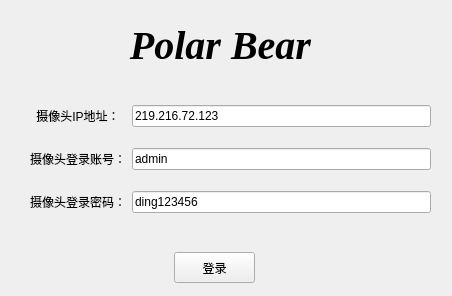
<?xml version="1.0" encoding="UTF-8"?>
<ui version="4.0">
 <class>Form</class>
 <widget class="QWidget" name="Form">
  <property name="geometry">
   <rect>
    <x>0</x>
    <y>0</y>
    <width>452</width>
    <height>296</height>
   </rect>
  </property>
  <property name="windowTitle">
   <string>Polar Bear Login</string>
  </property>
  <widget class="QLabel" name="tilte_label">
   <property name="geometry">
    <rect>
     <x>110</x>
     <y>20</y>
     <width>221</width>
     <height>51</height>
    </rect>
   </property>
   <property name="font">
    <font>
     <family>Times New Roman</family>
     <pointsize>30</pointsize>
     <weight>75</weight>
     <italic>true</italic>
     <bold>true</bold>
    </font>
   </property>
   <property name="text">
    <string>Polar Bear</string>
   </property>
   <property name="alignment">
    <set>Qt::AlignCenter</set>
   </property>
  </widget>
  <widget class="QWidget" name="layoutWidget">
   <property name="geometry">
    <rect>
     <x>30</x>
     <y>90</y>
     <width>401</width>
     <height>141</height>
    </rect>
   </property>
   <layout class="QGridLayout" name="gridLayout">
    <item row="0" column="0">
     <widget class="QLabel" name="label">
      <property name="text">
       <string>摄像头IP地址：</string>
      </property>
      <property name="alignment">
       <set>Qt::AlignCenter</set>
      </property>
     </widget>
    </item>
    <item row="0" column="1">
     <widget class="QLineEdit" name="ip_line">
      <property name="text">
       <string>219.216.72.123</string>
      </property>
     </widget>
    </item>
    <item row="1" column="0">
     <widget class="QLabel" name="label_2">
      <property name="text">
       <string>摄像头登录账号：</string>
      </property>
      <property name="alignment">
       <set>Qt::AlignCenter</set>
      </property>
     </widget>
    </item>
    <item row="1" column="1">
     <widget class="QLineEdit" name="admin_line">
      <property name="text">
       <string>admin</string>
      </property>
     </widget>
    </item>
    <item row="2" column="0">
     <widget class="QLabel" name="label_3">
      <property name="text">
       <string>摄像头登录密码：</string>
      </property>
     </widget>
    </item>
    <item row="2" column="1">
     <widget class="QLineEdit" name="pw_line">
      <property name="text">
       <string>ding123456</string>
      </property>
     </widget>
    </item>
   </layout>
  </widget>
  <widget class="QPushButton" name="login_button">
   <property name="geometry">
    <rect>
     <x>174</x>
     <y>252</y>
     <width>81</width>
     <height>31</height>
    </rect>
   </property>
   <property name="text">
    <string>登录</string>
   </property>
  </widget>
 </widget>
 <resources/>
 <connections/>
</ui>
